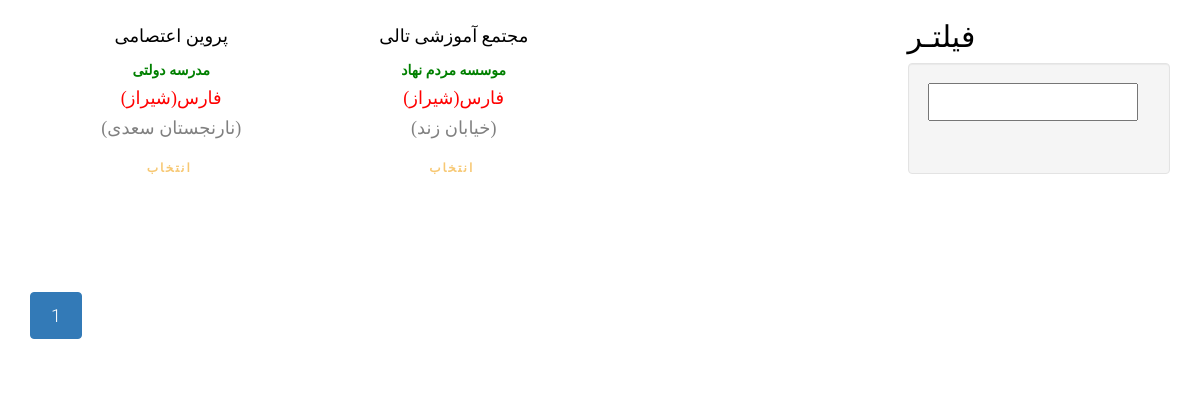
Page /application/venues (signed in) on the committed database.
### account/models.py (models this page shows, shortened)
class PublicPlace(models.Model):
    name = models.CharField(max_length=200)
    type = models.ForeignKey(PublicPlaceType, on_delete=models.CASCADE, blank=True, null=True)
    director = models.OneToOneField(User, on_delete=models.CASCADE, null=True, blank=True)
    province = models.ForeignKey(Province, on_delete=models.CASCADE, blank=True, null=True)
    city = models.ForeignKey(City, on_delete=models.CASCADE, blank=True, null=True)
    district= models.CharField(max_length=100, blank=True, null=True)
    address = models.CharField(max_length=300, blank=True, null=True)

class PublicPlaceType(models.Model):
    title = models.CharField(max_length=30, unique=True)
    url_title = models.CharField(max_length=100, blank=True, null=True)
    def __str__(self):
        return self.title

class Province(models.Model):
    name = models.CharField(max_length=500)
    url_title = models.CharField(max_length=100, blank=True, null=True)
    is_active = models.BooleanField(default=False)
    slug = models.SlugField(max_length=500, default="", null=True, blank=True)
    def __str__(self):
        return self.name

class City(models.Model):
    name = models.CharField(max_length=500)
    url_title = models.CharField(max_length=100, blank=True, null=True)
    province = models.ForeignKey(Province, on_delete=models.CASCADE)
    is_active = models.BooleanField(default=False)
    slug = models.SlugField(max_length=500, blank=True, null=True)
    parent_city = models.ForeignKey(
        "self",
        related_name="child_cities",
        null=True,
        blank=True,
        on_delete=models.CASCADE,
    )
    def __str__(self):
        return self.name

### application/views.py (the view)
# urls.py: path('venues',views.PublicPlacesListView.as_view(), name='publicplaces_list'),
class PublicPlacesListView(ListView):
    model = PublicPlace
    paginate_by = 10
    template_name = 'application/publicplace_page.html'
    def get_queryset(self):
        base_query = super(PublicPlacesListView, self).get_queryset()
        current_user = self.request.user
        profile = Profile.objects.filter(user_id=current_user.id).first()
        data = base_query.filter(province_id=profile.province_id, city_id=profile.city_id)
        return data

### account/models.py (called while the page is built)
    def __str__(self):
        return self.title

    def __str__(self):
        return f"{self.username} ({self.user_type})"

### application/templates/application/publicplace_page.html (shortened to what this page needs)
{% extends 'shared/_layout.html' %}
{% load render_partial %}
{% block content %}
<div class="container">
			<div class="row">
				<div class="col-sm-9">
					<div class="container-fluid">
    					<div class="row fh5co-post-entry">
        					{% for venue in object_list %}
          						{% include 'includes/publicplace_item_partial.html' with venue=venue %}
        					{% endfor %}
        				<div class="clearfix"></div>
        				<ul class="pagination">
                            {% for pageNumber in paginator.page_range %}
                                <li class="{% if page_obj.number == pageNumber %} active {% endif %}">
                                    <a href="?page={{ pageNumber }}">{{ pageNumber }}</a>
                                </li>
                            {% endfor %}
          </ul>
    					</div>
					</div>
				</div>
				<div class="col-sm-3">
					<div class="left-sidebar">
						<div class="price-range">
							<h2>فیلتـر </h2>
							<div class="well">
								 <div class="slider slider-horizontal" style="width: 139px;"><input type="text" class="span2" value="" data-slider-min="0" data-slider-max="1000000" data-slider-step="5" data-slider-value="[250,450]" id="sl2" style=""></div><br>
							</div>
						</div>
					</div>
				</div>
			</div>
</div>
{% endblock %}

### application/templates/includes/publicplace_item_partial.html
<article class="col-lg-4 col-md-3 col-sm-3 col-xs-6 col-xxs-12 animate-box">
            {% if venue.name %}
               <a href="{{ application.get_absolute_url }}">
            {% else %}
               <a href="{{ application.get_absolute_url }}">
                {% endif %}
            {% if venue %}
            <span class="fh5co-meta"><a href="" style="color:black">{{venue.name}}</a></span>
            {% endif %}
            <h5 class="fh5co-article-title"><a href="" style="color:green"><b>{{venue.type}}</b></a></h5>
    <h4 class="fh5co-article-title"><a href="" style="color:red">{{venue.province}}({{venue.city}})</a></h4>
            <h4 class="fh5co-article-title"><a href="" style="color:gray">({{venue.district}})</a></h4>
    <a href="{% url 'complete_application_page' %}" onclick="addVenueToApplication({{ venue.id }})" class="btn btn-fefault cart">
											انتخاب
    </a>
</article>

### static/css/style.css (style rules this page uses)
html { background: #fff; }
body { font-family: "Roboto", arial, sans-serif; font-size: 18px; font-weight: 300; line-height: 1.8; color: #222; background: #fff; }
a { color: #f7c873; -webkit-transition: 0.5s; -o-transition: 0.5s; transition: 0.5s; }
h1, h2, h3, h4, h5, h6 { font-family: "Playfair Display", times, serif; color: #000; }
.btn { margin-right: 4px; margin-bottom: 4px; font-family: "Playfair Display", times, serif; font-size: 12px; letter-spacing: 2px; text-transform: uppercase; font-weight: 700; -webkit-border-radius: 4px; -moz-border-radius: 4px; -ms-border-radius: 4px; border-radius: 4px; -webkit-transition: 0.5s; -o-transition: 0.5s; transition: 0.5s; }
.fh5co-post-entry article { text-align: center; float: left; margin-bottom: 110px; padding-left: 3em; padding-right: 3em; }
@media screen and (max-width: 1200px) { .fh5co-post-entry article { margin-bottom: 80px; padding-left: 15px; padding-right: 15px; } }
.fh5co-post-entry article .fh5co-meta { font-size: 16px; font-family: "Roboto", arial, sans-serif; color: #999999; margin-bottom: 20px; display: block; }
.js .to-animate, .js .to-animate-2, .js .animate-box { opacity: 0; }

### rows in the picture
PublicPlace: name "پروین اعتصامی", type "مدرسه دولتی", province "فارس", city "شیراز", district "نارنجستان سعدی"
PublicPlace: name "مجتمع آموزشی تالی", type "موسسه مردم نهاد", province "فارس", city "شیراز", district "خیابان زند"

### other values in the picture
{{ pageNumber }} "1"
